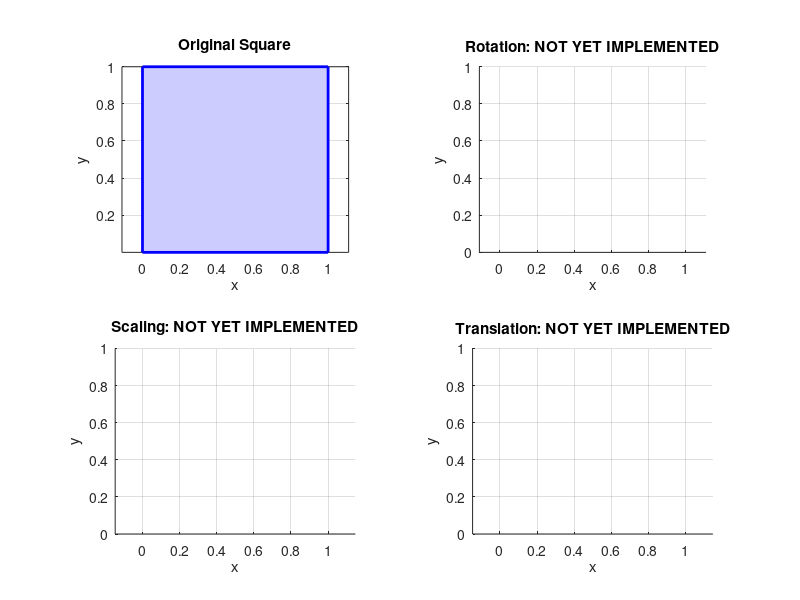

Reproduce this figure in MATLAB. (Note: this script raises an error after producing the figure.)
%% DEMO_SHAPES  Load sample shapes and visualize transformations.
%  Run this script AFTER you implement transform_points.m to see
%  your transformations in action.
%
%  Usage:
%    >> demo_shapes

clc;
fprintf('=== Sample Shapes Demo ===\n\n');

% Load the sample shapes
data = load('test_data/sample_shapes.mat');
fprintf('Loaded shapes: square, triangle, house, arrow\n\n');

% Pick a shape to demo (change this to try different shapes)
shape = data.square;
shape_name = 'Square';

% Close the polygon for plotting (repeat the first point)
close_shape = @(pts) [pts, pts(:,1)];

% ── Create a 2x2 figure showing all three transformations ──
figure('Name', 'transform_points Demo', 'Position', [100 100 900 700]);

% --- Original ---
subplot(2,2,1);
s = close_shape(shape);
fill(s(1,:), s(2,:), [0.8 0.8 1], 'EdgeColor', 'b', 'LineWidth', 2);
axis equal; grid on;
title(sprintf('Original %s', shape_name));
xlabel('x'); ylabel('y');

% --- Rotation by 45 degrees ---
subplot(2,2,2);
try
    rotated = transform_points(shape, 'rotation', 45);
    r = close_shape(rotated);
    fill(s(1,:), s(2,:), [0.9 0.9 0.9], 'EdgeColor', [0.7 0.7 0.7], 'LineWidth', 1);
    hold on;
    fill(r(1,:), r(2,:), [1 0.8 0.8], 'EdgeColor', 'r', 'LineWidth', 2);
    hold off;
    title('Rotation: 45°');
catch
    title('Rotation: NOT YET IMPLEMENTED');
end
axis equal; grid on;
xlabel('x'); ylabel('y');

% --- Scaling by [2, 0.5] ---
subplot(2,2,3);
try
    scaled = transform_points(shape, 'scaling', [2, 0.5]);
    sc = close_shape(scaled);
    fill(s(1,:), s(2,:), [0.9 0.9 0.9], 'EdgeColor', [0.7 0.7 0.7], 'LineWidth', 1);
    hold on;
    fill(sc(1,:), sc(2,:), [0.8 1 0.8], 'EdgeColor', [0 0.6 0], 'LineWidth', 2);
    hold off;
    title('Scaling: [2, 0.5]');
catch
    title('Scaling: NOT YET IMPLEMENTED');
end
axis equal; grid on;
xlabel('x'); ylabel('y');

% --- Translation by [3, 2] ---
subplot(2,2,4);
try
    translated = transform_points(shape, 'translation', [3, 2]);
    t = close_shape(translated);
    fill(s(1,:), s(2,:), [0.9 0.9 0.9], 'EdgeColor', [0.7 0.7 0.7], 'LineWidth', 1);
    hold on;
    fill(t(1,:), t(2,:), [1 1 0.8], 'EdgeColor', [0.8 0.6 0], 'LineWidth', 2);
    hold off;
    title('Translation: [3, 2]');
catch
    title('Translation: NOT YET IMPLEMENTED');
end
axis equal; grid on;
xlabel('x'); ylabel('y');

sgtitle(sprintf('%s — Before (grey) and After (color)', shape_name), 'FontWeight', 'bold');

fprintf('Demo complete! Try changing "shape = data.square" to:\n');
fprintf('  shape = data.triangle\n');
fprintf('  shape = data.house\n');
fprintf('  shape = data.arrow\n');
